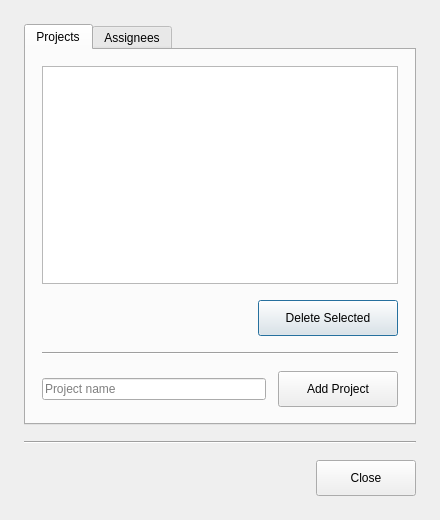
<?xml version="1.0" encoding="UTF-8"?>
<ui version="4.0">
 <class>StammdatenVerwaltung</class>
 <widget class="QDialog" name="StammdatenVerwaltung">
  <property name="geometry">
   <rect>
    <x>0</x>
    <y>0</y>
    <width>440</width>
    <height>520</height>
   </rect>
  </property>
  <property name="minimumSize">
   <size>
    <width>400</width>
    <height>480</height>
   </size>
  </property>
  <property name="windowTitle">
   <string>Manage Projects/Assignees</string>
  </property>
  <layout class="QVBoxLayout" name="rootLayout">
   <property name="spacing">
    <number>16</number>
   </property>
   <property name="leftMargin">
    <number>24</number>
   </property>
   <property name="topMargin">
    <number>24</number>
   </property>
   <property name="rightMargin">
    <number>24</number>
   </property>
   <property name="bottomMargin">
    <number>24</number>
   </property>
   <item>
    <widget class="QTabWidget" name="tabWidget">
     <property name="currentIndex">
      <number>0</number>
     </property>
     <widget class="QWidget" name="tabProjects">
      <attribute name="title">
       <string>Projects</string>
      </attribute>
      <layout class="QVBoxLayout" name="projectsTabLayout">
       <property name="spacing">
        <number>16</number>
       </property>
       <property name="leftMargin">
        <number>16</number>
       </property>
       <property name="topMargin">
        <number>16</number>
       </property>
       <property name="rightMargin">
        <number>16</number>
       </property>
       <property name="bottomMargin">
        <number>16</number>
       </property>
       <item>
        <widget class="QListWidget" name="listProjects"/>
       </item>
       <item>
        <layout class="QHBoxLayout" name="deleteProjectsRow">
         <item>
          <spacer name="deleteProjectsSpacer">
           <property name="orientation">
            <enum>Qt::Orientation::Horizontal</enum>
           </property>
           <property name="sizeHint" stdset="0">
            <size>
             <width>40</width>
             <height>20</height>
            </size>
           </property>
          </spacer>
         </item>
         <item>
          <widget class="QPushButton" name="pushButtonDeleteProjects">
           <property name="minimumSize">
            <size>
             <width>140</width>
             <height>36</height>
            </size>
           </property>
           <property name="cursor">
            <cursorShape>PointingHandCursor</cursorShape>
           </property>
           <property name="text">
            <string>Delete Selected</string>
           </property>
           <property name="role" stdset="0">
            <string>destructive</string>
           </property>
          </widget>
         </item>
        </layout>
       </item>
       <item>
        <widget class="Line" name="dividerProjectsMiddle">
         <property name="orientation">
          <enum>Qt::Orientation::Horizontal</enum>
         </property>
        </widget>
       </item>
       <item>
        <layout class="QHBoxLayout" name="addProjectRow">
         <property name="spacing">
          <number>12</number>
         </property>
         <item>
          <widget class="QLineEdit" name="lineEditProjectName">
           <property name="placeholderText">
            <string>Project name</string>
           </property>
          </widget>
         </item>
         <item>
          <widget class="QPushButton" name="pushButtonAddProject">
           <property name="minimumSize">
            <size>
             <width>120</width>
             <height>36</height>
            </size>
           </property>
           <property name="cursor">
            <cursorShape>PointingHandCursor</cursorShape>
           </property>
           <property name="text">
            <string>Add Project</string>
           </property>
           <property name="default">
            <bool>true</bool>
           </property>
          </widget>
         </item>
        </layout>
       </item>
      </layout>
     </widget>
     <widget class="QWidget" name="tabAssignees">
      <attribute name="title">
       <string>Assignees</string>
      </attribute>
      <layout class="QVBoxLayout" name="assigneesTabLayout">
       <property name="spacing">
        <number>16</number>
       </property>
       <property name="leftMargin">
        <number>16</number>
       </property>
       <property name="topMargin">
        <number>16</number>
       </property>
       <property name="rightMargin">
        <number>16</number>
       </property>
       <property name="bottomMargin">
        <number>16</number>
       </property>
       <item>
        <widget class="QListWidget" name="listAssignees"/>
       </item>
       <item>
        <layout class="QHBoxLayout" name="deleteAssigneesRow">
         <item>
          <spacer name="deleteAssigneesSpacer">
           <property name="orientation">
            <enum>Qt::Orientation::Horizontal</enum>
           </property>
           <property name="sizeHint" stdset="0">
            <size>
             <width>40</width>
             <height>20</height>
            </size>
           </property>
          </spacer>
         </item>
         <item>
          <widget class="QPushButton" name="pushButtonDeleteAssignees">
           <property name="minimumSize">
            <size>
             <width>140</width>
             <height>36</height>
            </size>
           </property>
           <property name="cursor">
            <cursorShape>PointingHandCursor</cursorShape>
           </property>
           <property name="text">
            <string>Delete Selected</string>
           </property>
           <property name="role" stdset="0">
            <string>destructive</string>
           </property>
          </widget>
         </item>
        </layout>
       </item>
       <item>
        <widget class="Line" name="dividerAssigneesMiddle">
         <property name="orientation">
          <enum>Qt::Orientation::Horizontal</enum>
         </property>
        </widget>
       </item>
       <item>
        <layout class="QHBoxLayout" name="addAssigneeRow">
         <property name="spacing">
          <number>12</number>
         </property>
         <item>
          <widget class="QLineEdit" name="lineEditAssigneeName">
           <property name="placeholderText">
            <string>Assignee name</string>
           </property>
          </widget>
         </item>
         <item>
          <widget class="QPushButton" name="pushButtonAddAssignee">
           <property name="minimumSize">
            <size>
             <width>120</width>
             <height>36</height>
            </size>
           </property>
           <property name="cursor">
            <cursorShape>PointingHandCursor</cursorShape>
           </property>
           <property name="text">
            <string>Add Assignee</string>
           </property>
           <property name="default">
            <bool>true</bool>
           </property>
          </widget>
         </item>
        </layout>
       </item>
      </layout>
     </widget>
    </widget>
   </item>
   <item>
    <widget class="Line" name="dividerBottom">
     <property name="orientation">
      <enum>Qt::Orientation::Horizontal</enum>
     </property>
    </widget>
   </item>
   <item>
    <layout class="QHBoxLayout" name="dialogButtons">
     <item>
      <spacer name="dialogButtonsSpacer">
       <property name="orientation">
        <enum>Qt::Orientation::Horizontal</enum>
       </property>
       <property name="sizeHint" stdset="0">
        <size>
         <width>40</width>
         <height>20</height>
        </size>
       </property>
      </spacer>
     </item>
     <item>
      <widget class="QPushButton" name="pushButtonClose">
       <property name="minimumSize">
        <size>
         <width>100</width>
         <height>36</height>
        </size>
       </property>
       <property name="cursor">
        <cursorShape>PointingHandCursor</cursorShape>
       </property>
       <property name="text">
        <string>Close</string>
       </property>
      </widget>
     </item>
    </layout>
   </item>
  </layout>
 </widget>
 <resources/>
 <connections/>
</ui>
